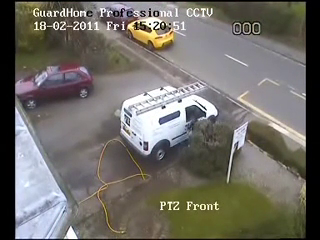
//> input picture frame 97 of addTest/test1111.mp4, 320 x 240 px
$ ./myTest2   (built with g++ and OpenCV 4)
//> lines starting //> are read from the running program, lines starting //| are printed output that depends on the picture
#include <opencv2\imgproc\imgproc.hpp>
#include <opencv2\video\background_segm.hpp>
#include <opencv2\highgui\highgui.hpp>
#include <opencv2\video\tracking.hpp>
#include <opencv2\nonfree\features2d.hpp>
#include <iostream>
#include <time.h>
#include <stdint.h>
using namespace cv;
#define BLOCK_SIZE 3
#define SKIP_SIZE_X 0
#define SKIP_SIZE_Y 0
#define DEBUG 1

//gray color
struct Node {
	int avg_value;
	int mask[BLOCK_SIZE*BLOCK_SIZE];
	int refresh;

	Node() {
		avg_value = 0;
		refresh = 10;
	}
};

struct NodeMat {
	int width;
	int height;
	Node* nodes;

	NodeMat(int m_height, int m_width) {
		width = m_width;
		height = m_height;
		nodes = new Node[height*width];
	}

	void release() {
		delete[] nodes;
	}
};

void createMask(Mat frame, NodeMat& nodeFrame, int threshold) {
#ifdef DEBUG 1
	clock_t start = clock();
#endif
	uchar* data = frame.data;
	Node* nodes = nodeFrame.nodes;
	int k;
	for(int y=1; y<frame.rows-1; y++) {
		int first = (y-1)*frame.cols;
		int second = y*frame.cols;
		int third = (y+1)*frame.cols;
		for(int x=1; x<frame.cols-1; x++) {
			if(nodes[second + x].refresh >= 10) {
				uchar curr = data[second + x];
				//Node node; 해서 지역변수로 하는것보다 이게더빠르네;
				Node* node = &nodes[second + x];
				node->avg_value = 0;
				k = abs(curr - data[first   + x - 1]);
				k < threshold ? node->mask[0] = k, node->avg_value+=data[first   + x - 1] :  node->mask[0] = 0;
				k = abs(curr - data[first   + x    ]);
				k < threshold ? node->mask[1] = k, node->avg_value+=data[first   + x    ] :  node->mask[1] = 0;
				k = abs(curr - data[first   + x + 1]);
				k < threshold ? node->mask[2] = k, node->avg_value+=data[first   + x + 1] :  node->mask[2] = 0;
				k = abs(curr - data[second  + x - 1]);
				k < threshold ? node->mask[3] = k, node->avg_value+=data[second  + x - 1] :  node->mask[3] = 0;
				k = abs(curr - data[second  + x    ]);
				k < threshold ? node->mask[4] = k, node->avg_value+=data[second  + x    ] :  node->mask[4] = 0;
				k = abs(curr - data[second  + x + 1]);
				k < threshold ? node->mask[5] = k, node->avg_value+=data[second  + x + 1] :  node->mask[5] = 0;
				k = abs(curr - data[third   + x - 1]);
				k < threshold ? node->mask[6] = k, node->avg_value+=data[third   + x - 1] :  node->mask[6] = 0;
				k = abs(curr - data[third   + x    ]);
				k < threshold ? node->mask[7] = k, node->avg_value+=data[third   + x    ] :  node->mask[7] = 0;
				k = abs(curr - data[third   + x + 1]);
				k < threshold ? node->mask[8] = k, node->avg_value+=data[third   + x + 1] :  node->mask[8] = 0;
				node->refresh = 0;
				node->avg_value /= 9;
			}
		}
	}

#ifdef DEBUG 1
	clock_t end = clock();
	std::cout << "createMask " << end - start << "ms" << std::endl;
#endif
};

void check(Mat frame, NodeMat& nodeFrame, float threshold) {
#ifdef DEBUG 1
	clock_t start = clock();
#endif
	uchar* data = frame.data;
	Node* nodes = nodeFrame.nodes;
	int k;

	for(int y=1; y<frame.rows-1; y++) {
		int first = (y-1)*frame.cols;
		int second = y*frame.cols;
		int third = (y+1)*frame.cols;
		for(int x=1; x<frame.cols-1; x++) {
			if(nodes[second + x].avg_value != 0) {
				uchar curr = data[second + x];
				//Node node; 해서 지역변수로 하는것보다 이게더빠르네;
				Node* node = &nodes[second + x];

				float diff = 0;
				int avg_value = 0;
				node->mask[0] != 0 ? diff += abs(abs(curr - data[first  + x - 1]) / (float)node->mask[0] - 1), avg_value += data[first  + x - 1] : NULL;
				node->mask[1] != 0 ? diff += abs(abs(curr - data[first  + x    ]) / (float)node->mask[1] - 1), avg_value += data[first  + x    ] : NULL;
				node->mask[2] != 0 ? diff += abs(abs(curr - data[first  + x + 1]) / (float)node->mask[2] - 1), avg_value += data[first  + x + 1] : NULL;
				node->mask[3] != 0 ? diff += abs(abs(curr - data[second + x - 1]) / (float)node->mask[3] - 1), avg_value += data[second + x - 1] : NULL;
				node->mask[4] != 0 ? diff += abs(abs(curr - data[second + x    ]) / (float)node->mask[4] - 1), avg_value += data[second + x    ] : NULL;
				node->mask[5] != 0 ? diff += abs(abs(curr - data[second + x + 1]) / (float)node->mask[5] - 1), avg_value += data[second + x + 1] : NULL;
				node->mask[6] != 0 ? diff += abs(abs(curr - data[third  + x - 1]) / (float)node->mask[6] - 1), avg_value += data[third  + x - 1] : NULL;
				node->mask[7] != 0 ? diff += abs(abs(curr - data[third  + x    ]) / (float)node->mask[7] - 1), avg_value += data[third  + x    ] : NULL;
				node->mask[8] != 0 ? diff += abs(abs(curr - data[third  + x + 1]) / (float)node->mask[8] - 1), avg_value += data[third  + x + 1] : NULL;
				if(diff >= threshold || abs(avg_value - node->avg_value) >= 90) {
					data[second + x] = 0;
					nodes[second + x].refresh++;
				}
				else {
					data[second + x] = 255;
				}
			}
			else {
				data[second + x] = 255;
				nodes[second + x].refresh++;
			}
		}
	}

#ifdef DEBUG 1
	clock_t end = clock();
	std::cout << "check " << end - start << "ms" << std::endl;
#endif
};

int main() {
	VideoCapture cap("test1111.mp4");
	int width = cap.get(CV_CAP_PROP_FRAME_WIDTH);
	int height = cap.get(CV_CAP_PROP_FRAME_HEIGHT);
	int resizeWidth = width / (SKIP_SIZE_X+1);
	int resizeHeight = height / (SKIP_SIZE_Y+1);
	int fps = cap.get(CV_CAP_PROP_FPS);

	Mat prev_frame, next_frame, result;
	NodeMat nodeFrame(height, width);

	cap >> prev_frame;
//> prev_frame is the input picture: 240 rows x 320 cols, CV_8UC3; mean B, G, R 103.3, 109.3, 112.5
	cvtColor(prev_frame, prev_frame, CV_RGB2GRAY);
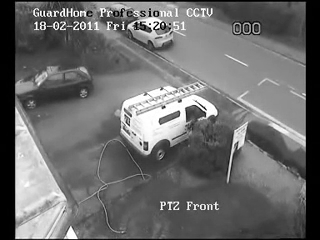
//> prev_frame: 240 rows x 320 cols, CV_8UC1; min 0, max 255, mean 107.9
	createMask(prev_frame, nodeFrame, 500);
//> the loop in createMask, `for(int y=1; y<frame.rows-1; y++)` made 238 passes
//> k on passes 1 to 3: 0, 0, 0
//> after the loop in createMask, `for(int y=1; y<frame.rows-1; y++)`: k = 0

	while(cap.read(next_frame)) {
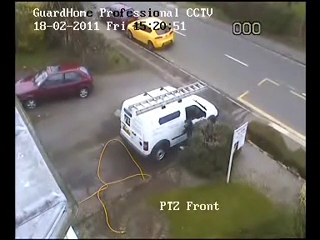
//> input picture frame 98 of addTest/test1111.mp4, 320 x 240 px
//> next_frame is the input picture: 240 rows x 320 cols, CV_8UC3; mean B, G, R 103.3, 109.3, 112.6
		cvtColor(next_frame, next_frame, CV_RGB2GRAY);
//> next_frame: 240 rows x 320 cols, CV_8UC1

		check(next_frame, nodeFrame, 8);
//> after the loop in check, `for(int y=1; y<frame.rows-1; y++)`:
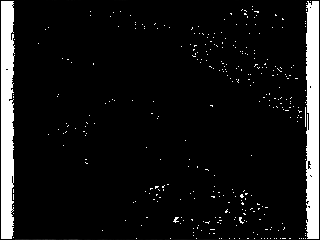
//> frame: 240 rows x 320 cols, CV_8UC1; min 0, max 255, mean 21.2
		createMask(next_frame, nodeFrame, 500);
		subtract(prev_frame, next_frame, result);
		//cv::morphologyEx(result, result, cv::MORPH_OPEN, Mat(5, 5, CV_8U, cv::Scalar(1)));
		imshow("result", result);
		imshow("frame", next_frame);
		waitKey(1000/fps);

		next_frame.copyTo(prev_frame);
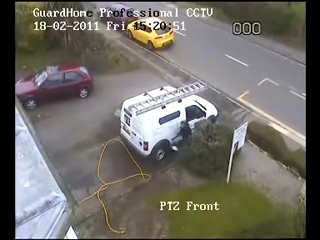
//> input picture frame 99 of addTest/test1111.mp4, 320 x 240 px
	}

	nodeFrame.release();

	return 0;
}

$ run again, starting later in the video
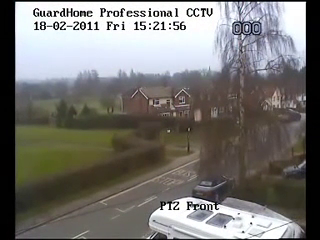
//> input picture frame 439 of addTest/test1111.mp4, 320 x 240 px
//> prev_frame is the input picture: 240 rows x 320 cols, CV_8UC3; mean B, G, R 114.3, 117.5, 119.3
//> `cvtColor(prev_frame, prev_frame, CV_RGB2GRAY);`:
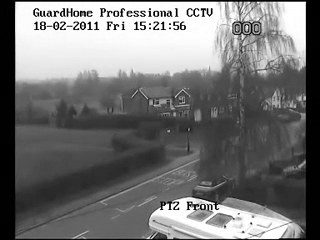
//> prev_frame: 240 rows x 320 cols, CV_8UC1; min 0, max 255, mean 116.7
//> the loop in createMask, `for(int y=1; y<frame.rows-1; y++)` made 238 passes
//> k on passes 1 to 3: 0, 0, 0
//> after the loop in createMask, `for(int y=1; y<frame.rows-1; y++)`: k = 0
//> next_frame: 240 rows x 320 cols, CV_8UC1
//> after the loop in check, `for(int y=1; y<frame.rows-1; y++)`:
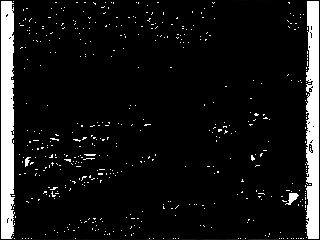
//> frame: 240 rows x 320 cols, CV_8UC1; min 0, max 255, mean 22.5

$ run again, starting later in the video
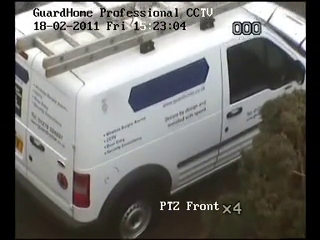
//> input picture frame 781 of addTest/test1111.mp4, 320 x 240 px
//> prev_frame is the input picture: 240 rows x 320 cols, CV_8UC3; mean B, G, R 108.7, 111.9, 112.9
//> prev_frame: 240 rows x 320 cols, CV_8UC1
//> the loop in createMask, `for(int y=1; y<frame.rows-1; y++)` made 238 passes
//> k on passes 1 to 3: 0, 0, 0
//> after the loop in createMask, `for(int y=1; y<frame.rows-1; y++)`: k = 0
//> next_frame: 240 rows x 320 cols, CV_8UC1
//> after the loop in check, `for(int y=1; y<frame.rows-1; y++)`:
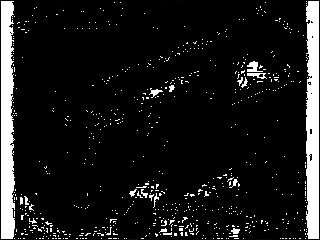
//> frame: 240 rows x 320 cols, CV_8UC1; min 0, max 255, mean 25.3
//> `subtract(prev_frame, next_frame, result);`:
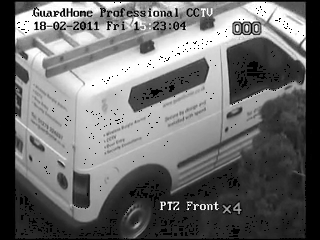
//> result: 240 rows x 320 cols, CV_8UC1; min 0, max 255, mean 109.5
